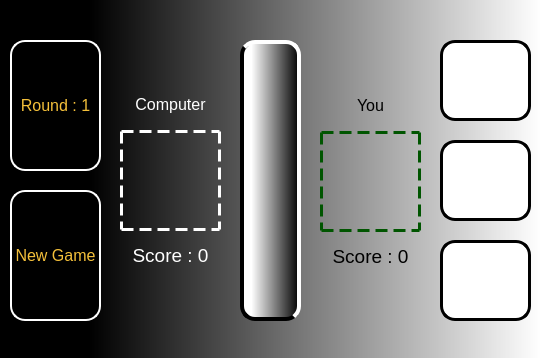
<?xml version="1.0" encoding="UTF-8"?>
<ui version="4.0">
 <class>MainWindow</class>
 <widget class="QMainWindow" name="MainWindow">
  <property name="geometry">
   <rect>
    <x>0</x>
    <y>0</y>
    <width>541</width>
    <height>358</height>
   </rect>
  </property>
  <property name="windowTitle">
   <string>RockPaperScissors</string>
  </property>
  <property name="windowIcon">
   <iconset theme="applications-games"/>
  </property>
  <property name="styleSheet">
   <string notr="true">background-color: qlineargradient(spread:pad, x1:0, y1:0, x2:1, y2:0, stop:0.164773 rgba(0, 0, 0, 255), stop:1 rgba(255, 255, 255, 255));</string>
  </property>
  <widget class="QWidget" name="centralwidget">
   <widget class="QPushButton" name="newgame">
    <property name="geometry">
     <rect>
      <x>10</x>
      <y>190</y>
      <width>91</width>
      <height>131</height>
     </rect>
    </property>
    <property name="font">
     <font>
      <pointsize>12</pointsize>
     </font>
    </property>
    <property name="styleSheet">
     <string notr="true">background-color: rgb(0, 0, 0);
border-style: outset;
border-width:2px;
border-radius:15px;
border-color: white;
color: rgb(255, 255, 255);
color: rgb(244, 192, 58);</string>
    </property>
    <property name="text">
     <string>New Game</string>
    </property>
   </widget>
   <widget class="QPushButton" name="round">
    <property name="geometry">
     <rect>
      <x>10</x>
      <y>40</y>
      <width>91</width>
      <height>131</height>
     </rect>
    </property>
    <property name="font">
     <font>
      <pointsize>12</pointsize>
     </font>
    </property>
    <property name="styleSheet">
     <string notr="true">background-color: rgb(0, 0, 0);
border-style: outset;
border-width:2px;
border-radius:15px;
border-color: white;
color: rgb(255, 255, 255);
color: rgb(244, 192, 58);</string>
    </property>
    <property name="text">
     <string>Round : 1</string>
    </property>
   </widget>
   <widget class="QLabel" name="label_2">
    <property name="geometry">
     <rect>
      <x>120</x>
      <y>89</y>
      <width>101</width>
      <height>31</height>
     </rect>
    </property>
    <property name="styleSheet">
     <string notr="true">background-color: None;</string>
    </property>
    <property name="text">
     <string>&lt;html&gt;&lt;head/&gt;&lt;body&gt;&lt;p align=&quot;center&quot;&gt;&lt;span style=&quot; font-size:12pt; color:#ffffff;&quot;&gt;Computer&lt;/span&gt;&lt;/p&gt;&lt;/body&gt;&lt;/html&gt;</string>
    </property>
   </widget>
   <widget class="QPushButton" name="computer">
    <property name="geometry">
     <rect>
      <x>120</x>
      <y>130</y>
      <width>101</width>
      <height>101</height>
     </rect>
    </property>
    <property name="font">
     <font>
      <pointsize>32</pointsize>
     </font>
    </property>
    <property name="styleSheet">
     <string notr="true">border-color: white;
border-width: 3px;
border-style : dashed;
background-color: None;</string>
    </property>
    <property name="text">
     <string/>
    </property>
   </widget>
   <widget class="QLabel" name="copmputer_score">
    <property name="geometry">
     <rect>
      <x>120</x>
      <y>240</y>
      <width>101</width>
      <height>31</height>
     </rect>
    </property>
    <property name="font">
     <font>
      <pointsize>14</pointsize>
     </font>
    </property>
    <property name="styleSheet">
     <string notr="true">background-color: None;
color: rgb(255, 255, 255);</string>
    </property>
    <property name="text">
     <string>Score : 0</string>
    </property>
    <property name="alignment">
     <set>Qt::AlignCenter</set>
    </property>
   </widget>
   <widget class="QLabel" name="result">
    <property name="geometry">
     <rect>
      <x>240</x>
      <y>40</y>
      <width>61</width>
      <height>281</height>
     </rect>
    </property>
    <property name="font">
     <font>
      <pointsize>32</pointsize>
     </font>
    </property>
    <property name="styleSheet">
     <string notr="true">border-style: outset;
background-color: qlineargradient(spread:pad, x1:0, y1:0, x2:1, y2:0, stop:0.164773 rgba(255, 255, 255, 255), stop:1 rgba(0, 0, 0, 255));
border-width:4px;
border-radius:15px;
border-top-color:rgb(255, 255, 255);
border-right-color: rgb(255, 255, 255);
border-bottom-color: rgb(0, 0, 0);
border-left-color:  rgb(0, 0, 0);
color: rgb(244, 192, 58);
</string>
    </property>
    <property name="text">
     <string/>
    </property>
   </widget>
   <widget class="QLabel" name="player_score">
    <property name="geometry">
     <rect>
      <x>320</x>
      <y>241</y>
      <width>101</width>
      <height>31</height>
     </rect>
    </property>
    <property name="font">
     <font>
      <pointsize>14</pointsize>
      <bold>false</bold>
     </font>
    </property>
    <property name="styleSheet">
     <string notr="true">background-color: None;</string>
    </property>
    <property name="text">
     <string>Score : 0</string>
    </property>
    <property name="alignment">
     <set>Qt::AlignCenter</set>
    </property>
   </widget>
   <widget class="QPushButton" name="player">
    <property name="geometry">
     <rect>
      <x>320</x>
      <y>131</y>
      <width>101</width>
      <height>101</height>
     </rect>
    </property>
    <property name="font">
     <font>
      <pointsize>32</pointsize>
     </font>
    </property>
    <property name="styleSheet">
     <string notr="true">border-color: rgb(0, 85, 0);
border-width: 3px;
border-style : dashed;
background-color: None;</string>
    </property>
    <property name="text">
     <string/>
    </property>
   </widget>
   <widget class="QLabel" name="label_4">
    <property name="geometry">
     <rect>
      <x>320</x>
      <y>90</y>
      <width>101</width>
      <height>31</height>
     </rect>
    </property>
    <property name="styleSheet">
     <string notr="true">background-color: None;</string>
    </property>
    <property name="text">
     <string>&lt;html&gt;&lt;head/&gt;&lt;body&gt;&lt;p align=&quot;center&quot;&gt;&lt;span style=&quot; font-size:12pt;&quot;&gt;You&lt;/span&gt;&lt;/p&gt;&lt;/body&gt;&lt;/html&gt;</string>
    </property>
   </widget>
   <widget class="QPushButton" name="paper">
    <property name="geometry">
     <rect>
      <x>440</x>
      <y>140</y>
      <width>91</width>
      <height>81</height>
     </rect>
    </property>
    <property name="font">
     <font>
      <pointsize>32</pointsize>
     </font>
    </property>
    <property name="styleSheet">
     <string notr="true">background-color:white;
border-style: outset;
border-width:3px;
border-radius: 15px;
border-color: black;
color: black;</string>
    </property>
    <property name="text">
     <string/>
    </property>
   </widget>
   <widget class="QPushButton" name="rock">
    <property name="geometry">
     <rect>
      <x>440</x>
      <y>240</y>
      <width>91</width>
      <height>81</height>
     </rect>
    </property>
    <property name="font">
     <font>
      <pointsize>32</pointsize>
     </font>
    </property>
    <property name="styleSheet">
     <string notr="true">background-color:white;
border-style: outset;
border-width:3px;
border-radius: 15px;
border-color: black;
color: black;</string>
    </property>
    <property name="text">
     <string/>
    </property>
   </widget>
   <widget class="QPushButton" name="scissors">
    <property name="geometry">
     <rect>
      <x>440</x>
      <y>40</y>
      <width>91</width>
      <height>81</height>
     </rect>
    </property>
    <property name="font">
     <font>
      <pointsize>32</pointsize>
     </font>
    </property>
    <property name="styleSheet">
     <string notr="true">background-color:white;
border-style: outset;
border-width:3px;
border-radius: 15px;
border-color: black;
color: black;</string>
    </property>
    <property name="text">
     <string/>
    </property>
   </widget>
  </widget>
  <widget class="QMenuBar" name="menubar">
   <property name="geometry">
    <rect>
     <x>0</x>
     <y>0</y>
     <width>541</width>
     <height>22</height>
    </rect>
   </property>
  </widget>
 </widget>
 <resources/>
 <connections/>
</ui>
